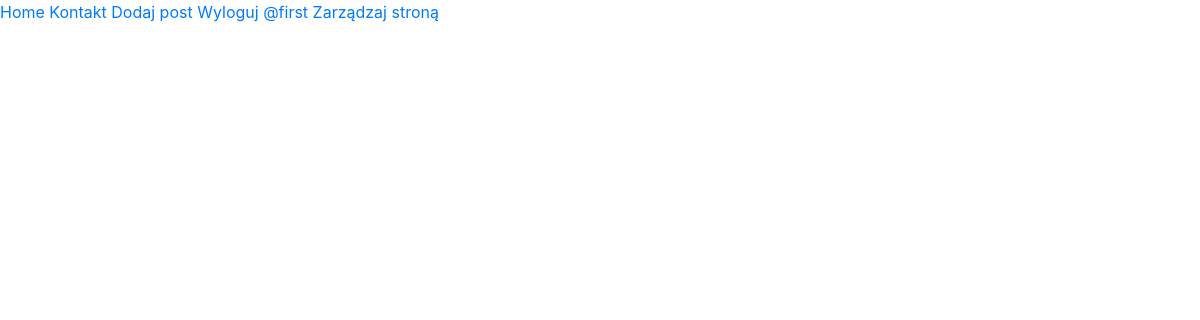
Page / (signed in) on the earlier database version.
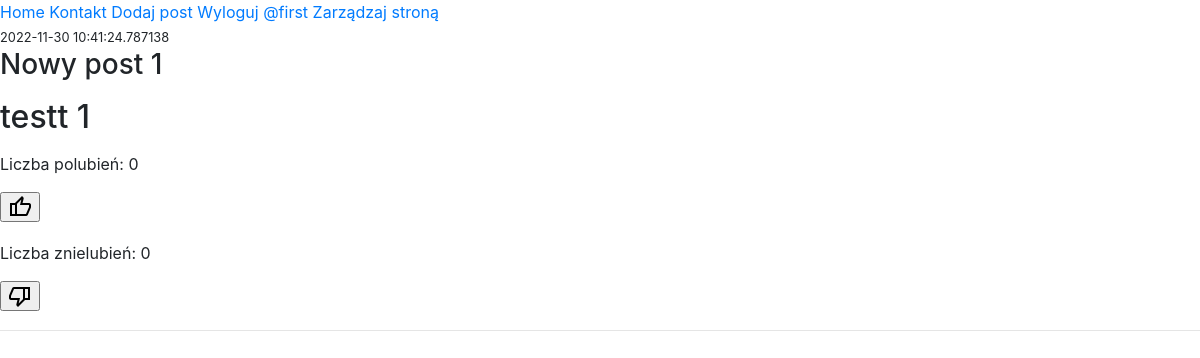
Same page on the later database version.
### kwiaciarnia/models.py (models this page shows, shortened)
class User(db.Model, UserMixin):
    id = db.Column(db.Integer(), primary_key=True)
    username = db.Column(db.String(length=64), nullable= False, unique=True)
    email = db.Column(db.String(), nullable= False, unique=True)
    password_hash = db.Column(db.String(length=16), nullable= False)
    is_admin = db.Column(db.Boolean(), default=False)
    is_stuff = db.Column(db.Boolean(), default=False)
    @property
    def password(self):
        return self.password

class Posts(db.Model):
    id = db.Column(db.Integer(), primary_key=True)
    title = db.Column(db.String(length=128))
    body = db.Column(db.Text())
    added = db.Column(db.DateTime(), default=datetime.datetime.now())
    likes = db.Column(db.Integer(), default=0)
    dislikes = db.Column(db.Integer(), default=0)

### kwiaciarnia/routes.py (the view)
@app.route("/")
def home():
    all_posts = Posts.query.all()
    likes = Post_likes()
    dislike = Post_dislikes()
    like_status = False
    if Post_likes.query.filter_by(user_like=current_user.id).first():
        like_status = True
    dislike_status = False
    if Post_dislikes.query.filter_by(user_dislike=current_user.id).first():
        dislike_status = True
    return render_template('index.html', all_posts=all_posts, likes=likes, dislike=dislike, like_status=like_status, dislike_status=dislike_status)

### kwiaciarnia/models.py (called while the page is built)
@login_manager.user_loader
def load_user(user_id):
    return User.query.get(int(user_id))

### kwiaciarnia/templates/index.html (shortened to what this page needs)
{% extends 'base.html' %}
{% block content %}
<div>
    {% include 'includes/feed.html' %}
</div>
{% endblock %}

### kwiaciarnia/templates/base.html (shortened to what this page needs)
<!doctype html>
<html lang="en">
  <head>
    <link rel="stylesheet" href="https://cdn.jsdelivr.net/npm/bootstrap@4.3.1/dist/css/bootstrap.min.css">
    <link rel="stylesheet" href="{{ url_for('static', filename='styles/main.css') }}">
  </head>
  <body>
    {% include 'includes/navbar.html' %}
    {% block content %}
    {% endblock %}
  </body>
</html>

### kwiaciarnia/templates/includes/navbar.html
<div>
    <a href="{{ url_for('home') }}">Home</a>
    <a href="{{ url_for('contact') }}">Kontakt</a>
    {% if current_user.is_authenticated  %}
        <a href="{{ url_for('add_post') }}">Dodaj post</a>
        <a href="{{ url_for('logout') }}">Wyloguj</a>
        <a href="#">@{{current_user.username}}</a>
    {% else %}
        <a href="{{ url_for('login') }}">Zaloguj</a>
    {% endif %}
    {% if current_user.is_admin or current_user.is_stuff %}
        <a href="{{ url_for('manage') }}">Zarządzaj stroną</a>
    {% endif %}
</div>

### kwiaciarnia/templates/includes/feed.html (shortened to what this page needs)
<div>
    {% for post in all_posts %}
        <small>{{post.added}}</small>
        <h3>{{post.title}}  {{post.id}}</h3>
        <p><h2>{{post.body}}</h2></p>
        <div class="buttons">
            <p>Liczba polubień: {{likes.query.filter_by(post_like=post.id).count()}}</p>
            {% if current_user.is_authenticated %}
            <form action="{{ url_for('like_result') }}" method="post">
                {% if like_status %}
                <p>
                    <span class="material-symbols-rounded">
                        <input type="submit" value="thumb_up">
                    </span>
                </p>
                {% else %}
                <p>
                    <span class="material-symbols-outlined">
                        <input type="submit" value="thumb_up">
                    </span>
                </p>
                {% endif %}
            </form>
            {% endif %}
        </div>
        <div>
            <p>Liczba znielubień: {{dislike.query.filter_by(post_dislike=post.id).count()}}</p>
            {% if current_user.is_authenticated %}
            <form action="{{ url_for('dislike_result') }}" method="post">
                {% if dislike_status %}
                <p>
                    <span class="material-symbols-rounded">
                        <input type="submit" value="thumb_down">
                    </span>
                </p>
                {% else %}
                <p>
                    <span class="material-symbols-outlined">
                        <input type="submit" value="thumb_down">
                    </span>
                </p>
                {% endif %}
            </form>
            {% endif %}
        </div>
        <hr>
    {% endfor %}
</div>

Differences in the rows shown:
added Posts: added "2022-11-30 10:41:24.787138", title "Nowy post", id "1", body "testt 1", query.filter_by "0"
